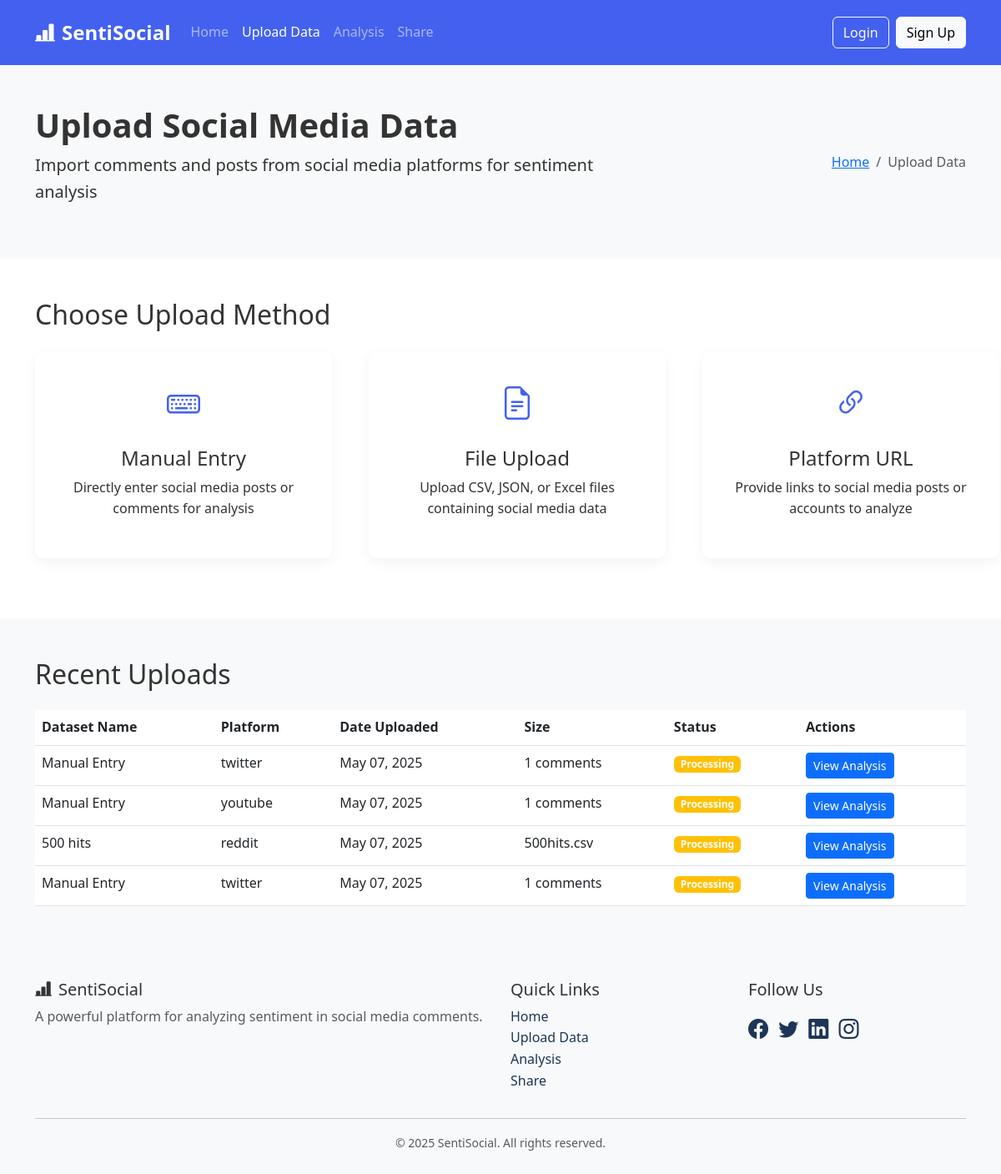
Before: /upload with the older database file.
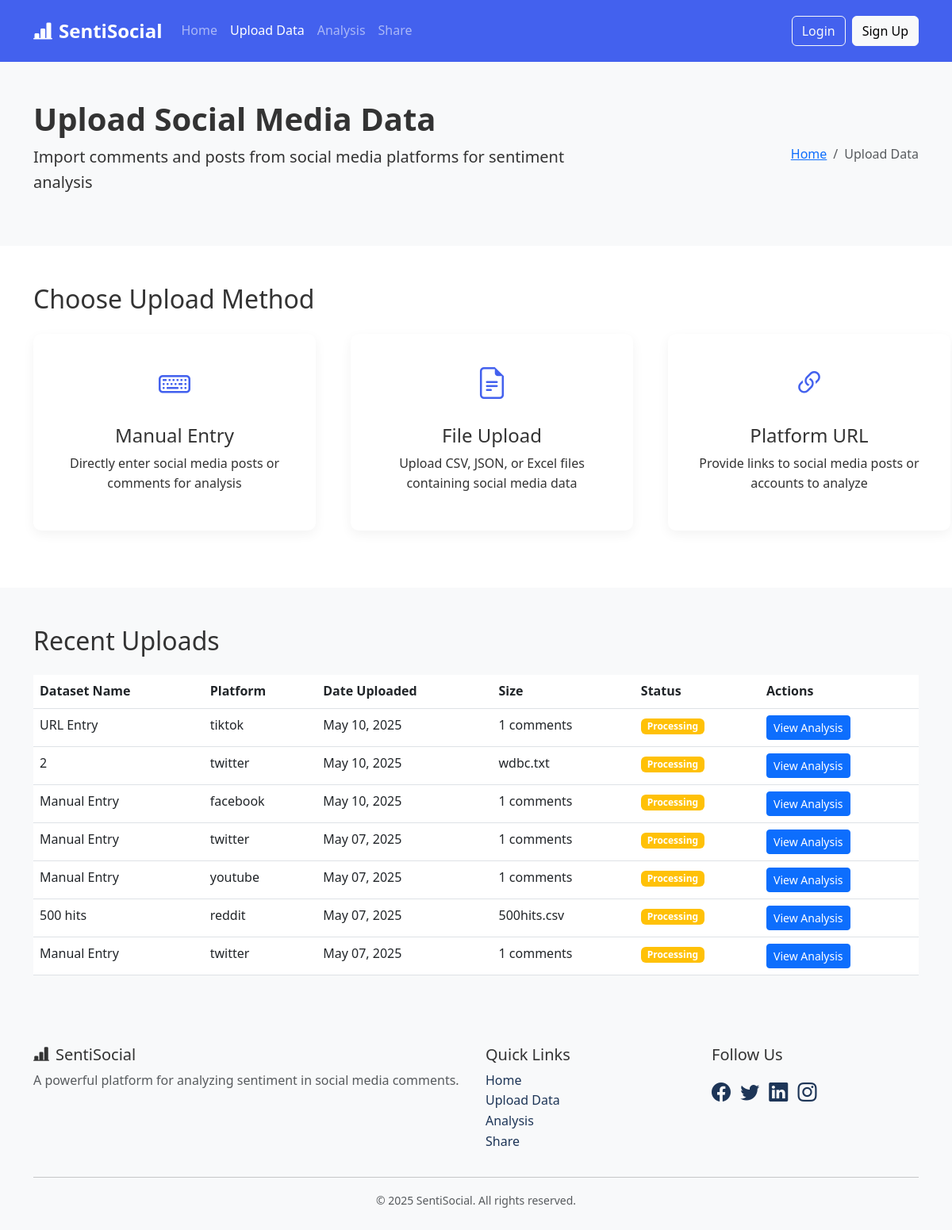
After: the same page with the newer database file.
### app/models.py (models this page shows)
class Upload(db.Model):
    id = db.Column(db.String(36), primary_key=True, default=lambda: str(uuid.uuid4()))
    dataset_name = db.Column(db.String(255), nullable=False)
    platform = db.Column(db.String(50), nullable=False)
    file_path = db.Column(db.String(255), nullable=True)
    url = db.Column(db.String(255), nullable=True)
    url_type = db.Column(db.String(50), nullable=True)
    comment_limit = db.Column(db.String(50), nullable=True),
    source = db.Column(db.String(50), nullable=True)
    comments = db.Column(db.Text, nullable=True)
    category = db.Column(db.String(50), nullable=True)
    upload_date = db.Column(db.DateTime, default=datetime.utcnow)
    status = db.Column(db.String(50), default="Processing")

### app/routes.py (the view, shortened to what this page needs)
@main_bp.route('/upload', methods=['GET', 'POST'])
def upload():
    recent_uploads = Upload.query.order_by(Upload.upload_date.desc()).limit(10).all()
    return render_template('upload.html', recent_uploads=recent_uploads)

### app/templates/upload.html (shortened to what this page needs)
<!DOCTYPE html>
<html lang="en">
<head>
    <link href="https://cdn.jsdelivr.net/npm/bootstrap@5.3.0-alpha1/dist/css/bootstrap.min.css" rel="stylesheet">
    <link rel="stylesheet" href="https://cdn.jsdelivr.net/npm/bootstrap-icons@1.10.3/font/bootstrap-icons.css">
    <link rel="stylesheet" href="{{ url_for('static', filename='styles.css') }}">
</head>
<body>
    {% include 'partials/navbar.html' %}
    <header class="bg-light py-5">
        <div class="container">
            <div class="row align-items-center">
                <div class="col-lg-8">
                    <h1 class="fw-bold">Upload Social Media Data</h1>
                    <p class="lead">Import comments and posts from social media platforms for sentiment analysis</p>
                </div>
                <div class="col-lg-4 text-lg-end">
                    <nav aria-label="breadcrumb">
                        <ol class="breadcrumb justify-content-lg-end mb-0">
                            <li class="breadcrumb-item"><a href="index.html">Home</a></li>
                            <li class="breadcrumb-item active" aria-current="page">Upload Data</li>
                        </ol>
                    </nav>
                </div>
            </div>
        </div>
    </header>
    <section class="py-5">
        <div class="container">
            <h2 class="mb-4">Choose Upload Method</h2>
            <div class="row upload-options">
                <div class="col-md-4 mb-4">
                    <div class="upload-option-card text-center h-100" id="manualEntryCard" data-bs-toggle="collapse" data-bs-target="#manualEntryForm" aria-expanded="false">
                        <div class="upload-option-icon">
                            <i class="bi bi-keyboard"></i>
                        </div>
                        <h4>Manual Entry</h4>
                        <p>Directly enter social media posts or comments for analysis</p>
                    </div>
                </div>
                <div class="col-md-4 mb-4">
                    <div class="upload-option-card text-center h-100" id="fileUploadCard" data-bs-toggle="collapse" data-bs-target="#fileUploadForm" aria-expanded="false">
                        <div class="upload-option-icon">
                            <i class="bi bi-file-earmark-text"></i>
                        </div>
                        <h4>File Upload</h4>
                        <p>Upload CSV, JSON, or Excel files containing social media data</p>
                    </div>
                </div>
                <div class="col-md-4 mb-4">
                    <div class="upload-option-card text-center h-100" id="urlEntryCard" data-bs-toggle="collapse" data-bs-target="#urlEntryForm" aria-expanded="false">
                        <div class="upload-option-icon">
                            <i class="bi bi-link-45deg"></i>
                        </div>
                        <h4>Platform URL</h4>
                        <p>Provide links to social media posts or accounts to analyze</p>
                    </div>
                </div>
            </div>
        </div>
    </section>
    <section class="py-5 bg-light">
        <div class="container">
            <h2 class="mb-4">Recent Uploads</h2>
            <div class="table-responsive">
                <table class="table table-hover">
                    <thead>
                        <tr>
                            <th>Dataset Name</th>
                            <th>Platform</th>
                            <th>Date Uploaded</th>
                            <th>Size</th>
                            <th>Status</th>
                            <th>Actions</th>
                        </tr>
                    </thead>
                    <tbody>
                        {% if recent_uploads %}
                            {% for upload in recent_uploads %}
                            <tr>
                                <td>{{ upload.dataset_name }}</td>
                                <td>{{ upload.platform }}</td>
                                <td>{{ upload.upload_date.strftime('%b %d, %Y') }}</td>
                                <td>
                                    {% if upload.file_path %}
                                        {{ upload.file_path.split('/')[-1] }}
                                    {% elif upload.comments %}
                                        {{ upload.comments.count('\n') + 1 }} comments
                                    {% elif upload.url %}
                                        URL data
                                    {% else %}
                                        N/A
                                    {% endif %}
                                </td>
                                <td>
                                    <span class="badge {% if upload.status == 'Completed' %}bg-success{% elif upload.status == 'Processing' %}bg-warning{% else %}bg-danger{% endif %}">
                                        {{ upload.status }}
                                    </span>
                                </td>
                                <td>
                                    <a href="{{ url_for('main.analyze', upload_id=upload.id) }}" class="btn btn-sm btn-primary">View Analysis</a>
                                </td>
                            </tr>
                            {% endfor %}
                        {% else %}
                            <tr>
                                <td colspan="6" class="text-center">No uploads found</td>
                            </tr>
                        {% endif %}
                    </tbody>
                </table>
            </div>
        </div>
    </section>
    {% include 'partials/footer.html' %}
</body>
</html>

### app/templates/partials/navbar.html (shortened to what this page needs)
<nav class="navbar navbar-expand-lg navbar-dark">
    <div class="container">
        <a class="navbar-brand" href="{{ url_for('main.index') }}">
            <i class="bi bi-bar-chart-line-fill me-2"></i>SentiSocial
        </a>
        <div class="collapse navbar-collapse" id="navbarNav">
            <ul class="navbar-nav me-auto">
                <li class="nav-item">
                    <a class="nav-link {% if request.endpoint == 'main.index' %}active{% endif %}" href="{{ url_for('main.index') }}">Home</a>
                </li>
                <li class="nav-item">
                    <a class="nav-link {% if request.endpoint == 'main.upload' %}active{% endif %}" href="{{ url_for('main.upload') }}">Upload Data</a>
                </li>
                <li class="nav-item">
                    <a class="nav-link {% if request.endpoint == 'main.analyze' %}active{% endif %}" href="{{ url_for('main.analyze') }}">Analysis</a>
                </li>
                <li class="nav-item">
                    <a class="nav-link {% if request.endpoint == 'main.share' %}active{% endif %}" href="{{ url_for('main.share') }}">Share</a>
                </li>
            </ul>
            <div class="d-flex align-items-center">
                {% if session.get('user_name') %}
                    <div class="dropdown me-3">
                        <a href="#" class="d-flex align-items-center text-white text-decoration-none dropdown-toggle" id="userDropdown" data-bs-toggle="dropdown" aria-expanded="false">
                            <span>{{ session['user_name'] }}</span>
                        </a>
                        <ul class="dropdown-menu dropdown-menu-end" aria-labelledby="userDropdown">
                            <li><a class="dropdown-item" href="{{ url_for('main.logout') }}"><i class="bi bi-box-arrow-right me-2"></i>Logout</a></li>
                        </ul>
                    </div>
                {% else %}
                    <div class="d-flex">
                        <button class="btn btn-outline-light me-2" data-bs-toggle="modal" data-bs-target="#loginModal">Login</button>
                        <button class="btn btn-light" data-bs-toggle="modal" data-bs-target="#registerModal">Sign Up</button>
                    </div>
                {% endif %}
            </div>
        </div>
    </div>
</nav>

### app/templates/partials/footer.html
 <footer class="footer py-4">
    <div class="container">
        <div class="row">
            <div class="col-md-6 mb-4 mb-md-0">
                <h5><i class="bi bi-bar-chart-line-fill me-2"></i>SentiSocial</h5>
                <p class="text-muted">A powerful platform for analyzing sentiment in social media comments.</p>
            </div>
            <div class="col-md-3 mb-4 mb-md-0">
                <h5>Quick Links</h5>
                <ul class="list-unstyled">
                    <li><a href="{{ url_for('main.index') }}">Home</a></li>
                    <li><a href="{{ url_for('main.upload') }}">Upload Data</a></li>
                    <li><a href="{{ url_for('main.analyze') }}">Analysis</a></li>
                    <li><a href="{{ url_for('main.share') }}">Share</a></li>
                </ul>
            </div>
            <div class="col-md-3 mb-4 mb-md-0">
                <h5>Follow Us</h5>
                <div class="social-icons mt-3">
                    <a href="#" class="me-2 text-decoration-none">
                        <i class="bi bi-facebook fs-4"></i>
                    </a>
                    <a href="#" class="me-2 text-decoration-none">
                        <i class="bi bi-twitter fs-4"></i>
                    </a>
                    <a href="#" class="me-2 text-decoration-none">
                        <i class="bi bi-linkedin fs-4"></i>
                    </a>
                    <a href="#" class="me-2 text-decoration-none">
                        <i class="bi bi-instagram fs-4"></i>
                    </a>
                </div>
            </div>
        </div>
        <hr>
        <div class="text-center text-muted">
            <small>&copy; 2025 SentiSocial. All rights reserved.</small>
        </div>
    </div>
</footer>

### app/static/styles.css (style rules this page uses)
:root { --primary-color: #4361ee; --secondary-color: #3f37c9; --accent-color: #4cc9f0; --dark-color: #1d3557; --light-color: #f8f9fa; --success-color: #4caf50; --warning-color: #ff9800; --danger-color: #f44336; --neutral-color: #6c757d; }
body { font-family: 'Segoe UI', Tahoma, Geneva, Verdana, sans-serif; color: #333; line-height: 1.6; }
.navbar { background-color: var(--primary-color); padding: 15px 0; }
.navbar-brand { font-weight: 700; font-size: 1.5rem; }
.footer { background-color: #f8f9fa; }
.footer a { color: var(--dark-color); text-decoration: none; }
.upload-options { display: flex; flex-direction: row; flex-wrap: nowrap; gap: 20px; justify-content: space-between; }
.upload-option-card { background: #fff; border-radius: 10px; box-shadow: 0 5px 15px rgba(0, 0, 0, 0.05); padding: 30px; cursor: pointer; transition: transform 0.3s ease, box-shadow 0.3s ease; }
.upload-option-icon { font-size: 2.5rem; color: var(--primary-color); margin-bottom: 20px; }

Changed rows visible on the page:
added Upload: dataset_name "URL Entry", platform "tiktok", upload_date "May 10, 2025", comments "1", status "Processing"
added Upload: dataset_name "2", platform "twitter", upload_date "May 10, 2025", file_path "wdbc.txt", status "Processing"
added Upload: dataset_name "Manual Entry", platform "facebook", upload_date "May 10, 2025", comments "1", status "Processing"
